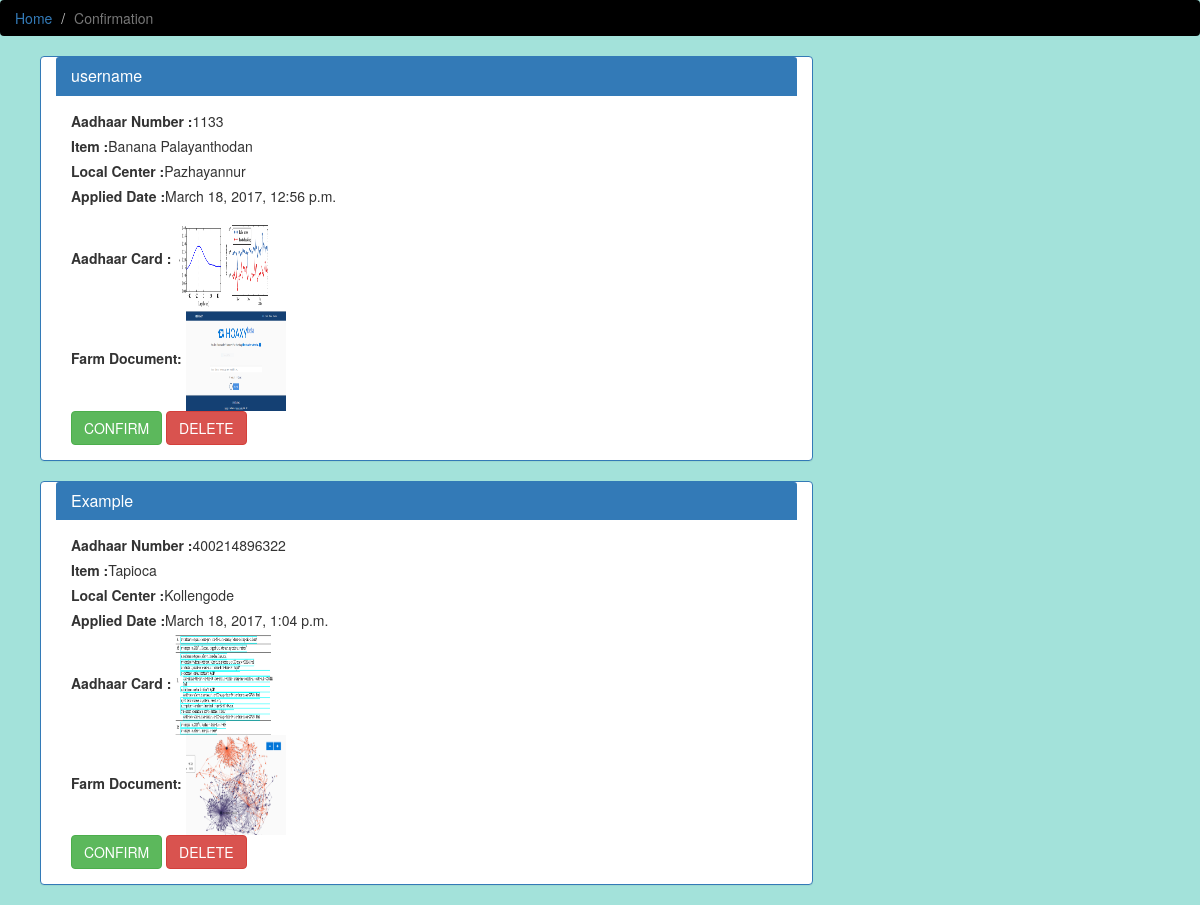
The page /state/confirm on the database as committed earlier.
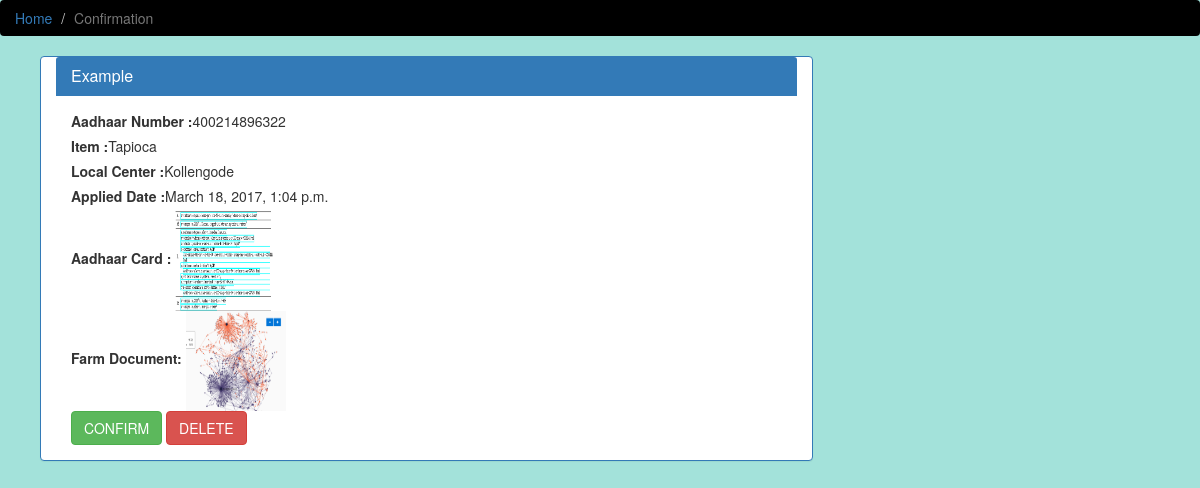
The same page on the database as committed later.
### home/models.py (models this page shows, shortened)
class FarmerDetails(models.Model) :
    Aadhaar = models.CharField(max_length = 12)
    F_Name = models.CharField(max_length = 50)
    AadhaarPic = models.FileField()
    doc = models.FileField()
    F_Addr = models.TextField(max_length = 150)
    F_Ph_NO = models.CharField(max_length = 15)
    L_id = models.ForeignKey(Local, on_delete=models.CASCADE)
    Item_id = models.ForeignKey(Price, on_delete=models.CASCADE)
    AC_NO = models.CharField(max_length = 16)
    Bank = models.CharField(max_length = 15)
    IFSC = models.CharField(max_length = 11)
    Apply_Date = models.DateTimeField(auto_now = False , auto_now_add = True)
    VerifiedStatus = models.CharField(max_length=1 , default="0") #1 for Yes 0 for No
    ConfirmedStatus = models.CharField(max_length=1 , default="0") #1 for Yes 0 for No

class Price(models.Model):
    Item_id = models.CharField(max_length=10)
    Item_Name = models.CharField(max_length = 50)
    D_id = models.ForeignKey(District, on_delete=models.CASCADE)
    Buy_Price = models.IntegerField()
    Sell_Price = models.IntegerField()
    def __str__ (self):
        return self.Item_Name

class Local(models.Model):
    L_id = models.CharField(max_length = 10, primary_key = True)
    L_Name = models.CharField(max_length = 20)
    D_id = models.ForeignKey(District, on_delete=models.CASCADE)
    C_Date = models.DateTimeField(auto_now = False , auto_now_add = True)
    def __str__ (self):
        return self.L_Name

### state/views.py (the view, shortened to what this page needs)
def Confirmation(request) :
    verifiedUsers = FarmerDetails.objects.filter(VerifiedStatus = 1 , ConfirmedStatus = 0)
    return render(request , 'state/confirm.html' , {'users' : verifiedUsers } )

### templates/state/confirm.html (shortened to what this page needs)
{%load static %}
<!DOCTYPE html>
<html lang="en">
<head>
	<link href="{% static 'css/bootstrap.min.css' %}" rel="stylesheet">
	<link href="{% static 'css/basic.css' %}" rel="stylesheet">
</head>
<body>
<ol class="breadcrumb">
		<li><a href="/state">Home</a></li>
		<li class="active">Confirmation</li>
		</ol>
<ul id="search-results">
			{% for user in users %}
			<form action="" method="post">
			<div class="users panel panel-primary col-md-8">
			<div class="panel-heading">
    <h3 class="panel-title">{{user.F_Name}}</h3>
  </div>
				<div class="panel-body">
				<label>Aadhaar Number : </label>{{user.Aadhaar}}<br>
                <label>Item : </label>{{user.Item_id}}<br>
                <label>Local Center : </label>{{user.L_id}}<br>
				<label>Applied Date : </label>{{user.Apply_Date}}<br>
                <label>Aadhaar Card : </label>
                <a href="{{user.AadhaarPic.url}}">
                <img border="0" alt="No Aadhaar" src="{{user.AadhaarPic.url}}" width="100" height="100"></a>
                <br>
                <label>Farm Document: </label>
                <a href="{{user.doc.url}}">
                <img border="0" alt="No documents" src="{{user.doc.url}}" width="100" height="100"></a>
				<br><button type="submit" class="btn btn-success">CONFIRM</button>
				<button type="submit" formaction = "deleteUser" class="btn btn-danger">DELETE</button>
				</div>
			</div>
			</form>
        {% endfor %}
    </ul>
</body>
</html>

Rows that differ between the two databases and show on the page:
removed FarmerDetails: F_Name "username", Aadhaar "1133", Item_id "Banana Palayanthodan", L_id "Pazhayannur", Apply_Date "March 18, 2017, 12:56 p.m.", AadhaarPic (picture), doc (picture)
